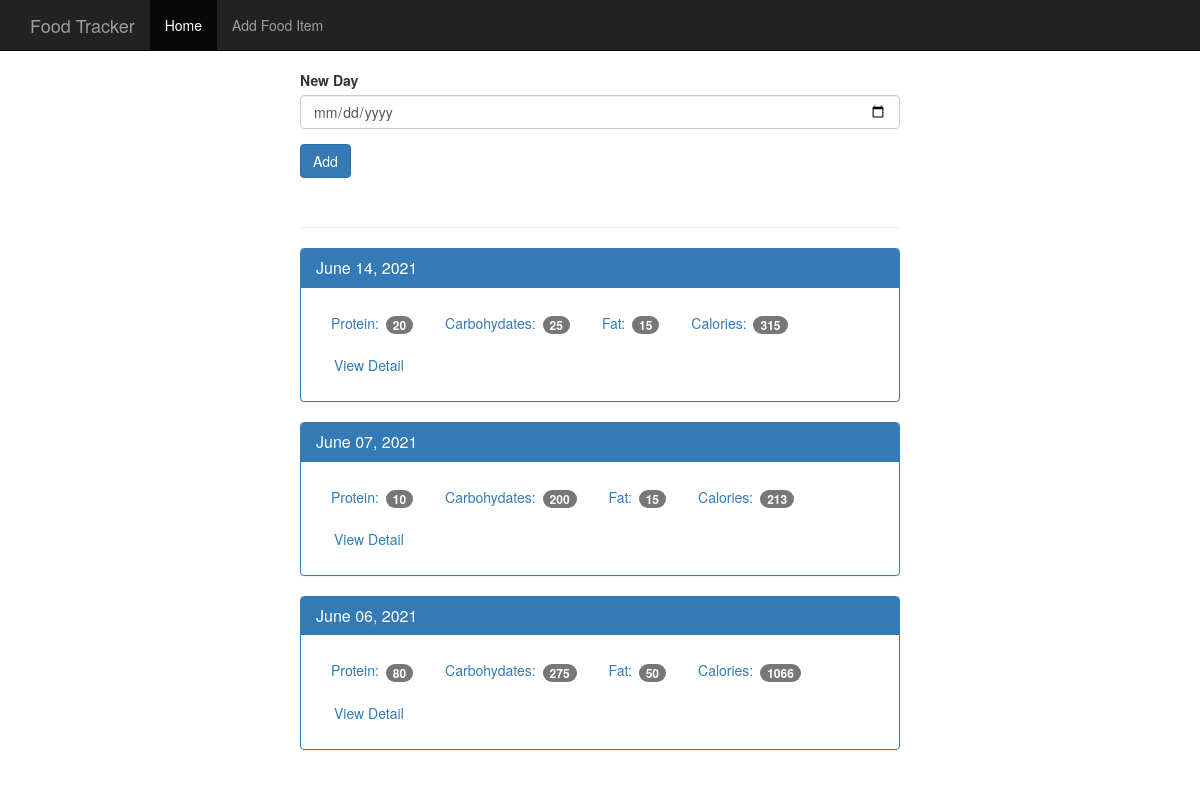
The page / on the database its author committed.
### tables this page shows
CREATE TABLE log_date (
    id integer primary key autoincrement,
    entry_date date not null
);

### app.py (the view)
@app.route("/", methods=["GET", "POST"])
def index():
    db = get_db()
    if request.method == "POST":
        date_str = request.form["date"]
        date = datetime.strptime(date_str, "%Y-%m-%d")
        db_date = datetime.strftime(date, "%Y%m%d")
        db.execute("insert into log_date (entry_date) values(?)", [db_date])
        db.commit()
    cur = db.execute("""select log_date.entry_date,
                        sum(food.protein) as protein,
                        sum(food.carbohydrates) as carbohydrates,
                        sum(food.fat) as fat,
                        sum(food.calories) as calories
                        from log_date
                        left join food_date on food_date.log_date_id = log_date.id
                        left join food on food.id = food_date.food_id
                        group by log_date.id
                        order by log_date.entry_date desc""")
    results = cur.fetchall()
    date_results = []
    for d in results:
        single_date = {}
        single_date["entry_date"] = d["entry_date"]
        single_date["protein"] = d["protein"]
        single_date["carbohydrates"] = d["carbohydrates"]
        single_date["fat"] = d["fat"]
        single_date["calories"] = d["calories"]
        d = datetime.strptime(str(d["entry_date"]), "%Y%m%d")
        single_date["pretty_date"] = datetime.strftime(d, "%B %d, %Y")
        date_results.append(single_date)
    return render_template("home.html", results=date_results)

### database.py (called while the page is built)
def connect_db():
    sql = sqlite3.connect(
        "D:/Personal/Python Courses/Udemy/Ultimate Flask Course/food-tracker/food_log.db")
    sql.row_factory = sqlite3.Row
    return sql

def get_db():
    if not hasattr(g, "sqlite3"):
        g.sqlite3 = connect_db()
    return g.sqlite3

### templates/home.html
{% extends "base.html" %}
{% block body %}
<nav class="navbar navbar-inverse navbar-fixed-top">
  <div class="container">
    <div class="navbar-header">
      <a class="navbar-brand" href="{{ url_for('index') }}">Food Tracker</a>
    </div>
    <div id="navbar" class="navbar-collapse collapse">
      <ul class="nav navbar-nav">
        <li class="active"><a href="{{ url_for('index') }}">Home</a></li>
        <li><a href="{{ url_for('food') }}">Add Food Item</a></li>
      </ul>
    </div>
  </div>
</nav>
<div class="container theme-showcase col-sm-6 col-sm-offset-3" role="main">
  <div class="row">
    <div>
      <form method="POST" action="/">
        <div class="form-group">
          <label for="new-day">New Day</label>
          <input type="date" class="form-control" id="new-day" name="date">
        </div>
        <button type="submit" class="btn btn-primary">Add</button>
      </form>
      <div class="page-header"></div>
      {% for r in results %}
      <div class="panel panel-primary">
        <div class="panel-heading">
          <h3 class="panel-title">{{ r.pretty_date }}</h3>
        </div>
        <div class="panel-body">
          <ul class="nav nav-pills" role="tablist">
            <li><a>Protein: <span class="badge">{{ r.protein }}</span></a></li>
            <li><a>Carbohydates: <span class="badge">{{ r.carbohydrates }}</span></a></li>
            <li><a>Fat: <span class="badge">{{ r.fat }}</span></a></li>
            <li><a>Calories: <span class="badge">{{ r.calories }}</span></a></li>
            <li><a href="{{ url_for('view', date=r.entry_date) }}" type="button" class="btn btn-link">View Detail</a>
            </li>
          </ul>
        </div>
      </div>
      {% endfor %}
    </div>
  </div>
</div>
{% endblock %}

### static/theme.css (style rules this page uses)
body { padding-top: 70px; padding-bottom: 30px; }

### rows shown on the page
log_date: pretty_date "June 14, 2021", protein "20", carbohydrates "25", fat "15", calories "315"
log_date: pretty_date "June 07, 2021", protein "10", carbohydrates "200", fat "15", calories "213"
log_date: pretty_date "June 06, 2021", protein "80", carbohydrates "275", fat "50", calories "1066"
